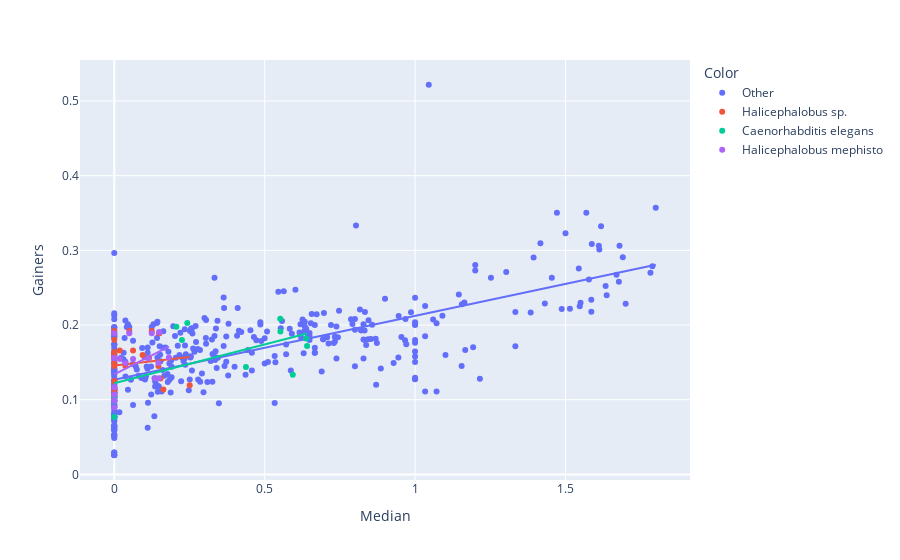

Notebook source saved alongside this figure:
### Code cell
px.scatter(cu_all, x='Median', y='Gainers', hover_data=['GenName', 'OrganismName'], trendline='ols', color='Color',)

### Figure 1 — Plotly figure (JSON) as saved in the notebook; plotly's stock layout.template omitted (floating-point values rounded to 4 significant figures; data arrays with more than 128 entries replaced by an {"elided": "..."} marker saying what was removed)
{"data": [{"customdata": {"elided": "412x2 str values"}, "hovertemplate": "Color=Other<br>Median=%{x}<br>Gainers=%{y}<br>GenName=%{customdata[0]}<br>OrganismName=%{customdata[1]}<extra></extra>", "legendgroup": "Other", "marker": {"color": "#636efa", "symbol": "circle"}, "mode": "markers", "name": "Other", "orientation": "v", "showlegend": true, "type": "scatter", "x": {"elided": "412 float values"}, "xaxis": "x", "y": {"elided": "412 float values"}, "yaxis": "y"}, {"hovertemplate": "<b>OLS trendline</b><br>Gainers = 0.0855193 * Median + 0.12683<br>R<sup>2</sup>=0.465793<br><br>Color=Other<br>Median=%{x}<br>Gainers=%{y} <b>(trend)</b><extra></extra>", "legendgroup": "Other", "marker": {"color": "#636efa", "symbol": "circle"}, "mode": "lines", "name": "Other", "showlegend": false, "type": "scatter", "x": {"elided": "412 float values"}, "xaxis": "x", "y": {"elided": "412 float values"}, "yaxis": "y"}, {"customdata": [["ND3", "Halicephalobus gingivalis"], ["ND5", "Halicephalobus gingivalis"], ["ND6", "Halicephalobus gingivalis"], ["ND4L", "Halicephalobus gingivalis"], ["ND1", "Halicephalobus gingivalis"], ["ATP6", "Halicephalobus gingivalis"], ["ND2", "Halicephalobus gingivalis"], ["CYTB", "Halicephalobus gingivalis"], ["COX3", "Halicephalobus gingivalis"], ["ND4", "Halicephalobus gingivalis"], ["COX1", "Halicephalobus sp. NKZ332"], ["COX1", "Halicephalobus sp. NKZ332"], ["COX2", "Halicephalobus sp. NKZ332"], ["COX2", "Halicephalobus sp. NKZ332"], ["COX2", "Halicephalobus sp. NKZ332"], ["ND3", "Halicephalobus sp. NKZ332"], ["ND5", "Halicephalobus sp. NKZ332"], ["ND6", "Halicephalobus sp. NKZ332"], ["ND4L", "Halicephalobus sp. NKZ332"], ["ND1", "Halicephalobus sp. NKZ332"], ["ATP6", "Halicephalobus sp. NKZ332"], ["ATP6", "Halicephalobus sp. NKZ332"], ["ND2", "Halicephalobus sp. NKZ332"], ["CYTB", "Halicephalobus sp. NKZ332"], ["CYTB", "Halicephalobus sp. NKZ332"], ["COX3", "Halicephalobus sp. NKZ332"], ["COX3", "Halicephalobus sp. NKZ332"], ["ND4", "Halicephalobus sp. NKZ332"]], "hovertemplate": "Color=Halicephalobus sp.<br>Median=%{x}<br>Gainers=%{y}<br>GenName=%{customdata[0]}<br>OrganismName=%{customdata[1]}<extra></extra>", "legendgroup": "Halicephalobus sp.", "marker": {"color": "#EF553B", "symbol": "circle"}, "mode": "markers", "name": "Halicephalobus sp.", "orientation": "v", "showlegend": true, "type": "scatter", "x": [0, 0.1156, 0, 0, 0.1633, 0, 0, 0.09424, 0, 0.1538, 0.1489, 0.15, 0, 0.05, 0.1245, 0, 0, 0, 0, 0, 0.03704, 0.1468, 0, 0.01852, 0.0625, 0, 0, 0.2508], "xaxis": "x", "y": [0.1071, 0.1559, 0.1159, 0.1039, 0.1138, 0.145, 0.1484, 0.1599, 0.1804, 0.1283, 0.1889, 0.1889, 0.192, 0.192, 0.192, 0.1043, 0.1562, 0.1159, 0.125, 0.1126, 0.145, 0.145, 0.159, 0.1658, 0.1658, 0.1635, 0.1635, 0.1195], "yaxis": "y"}, {"hovertemplate": "<b>OLS trendline</b><br>Gainers = 0.0457464 * Median + 0.145868<br>R<sup>2</sup>=0.012785<br><br>Color=Halicephalobus sp.<br>Median=%{x}<br>Gainers=%{y} <b>(trend)</b><extra></extra>", "legendgroup": "Halicephalobus sp.", "marker": {"color": "#EF553B", "symbol": "circle"}, "mode": "lines", "name": "Halicephalobus sp.", "showlegend": false, "type": "scatter", "x": [0, 0, 0, 0, 0, 0, 0, 0, 0, 0, 0, 0, 0, 0, 0, 0.01852, 0.03704, 0.05, 0.0625, 0.09424, 0.1156, 0.1245, 0.1468, 0.1489, 0.15, 0.1538, 0.1633, 0.2508], "xaxis": "x", "y": [0.1459, 0.1459, 0.1459, 0.1459, 0.1459, 0.1459, 0.1459, 0.1459, 0.1459, 0.1459, 0.1459, 0.1459, 0.1459, 0.1459, 0.1459, 0.1467, 0.1476, 0.1482, 0.1487, 0.1502, 0.1512, 0.1516, 0.1526, 0.1527, 0.1527, 0.1529, 0.1533, 0.1573], "yaxis": "y"}, {"customdata": [["ND6", "Caenorhabditis elegans"], ["ND4L", "Caenorhabditis elegans"], ["ND1", "Caenorhabditis elegans"], ["ATP6", "Caenorhabditis elegans"], ["ND2", "Caenorhabditis elegans"], ["CYTB", "Caenorhabditis elegans"], ["COX3", "Caenorhabditis elegans"], ["ND4", "Caenorhabditis elegans"], ["COX1", "Caenorhabditis elegans"], ["COX2", "Caenorhabditis elegans"], ["ND3", "Caenorhabditis elegans"], ["ND5", "Caenorhabditis elegans"]], "hovertemplate": "Color=Caenorhabditis elegans<br>Median=%{x}<br>Gainers=%{y}<br>GenName=%{customdata[0]}<br>OrganismName=%{customdata[1]}<extra></extra>", "legendgroup": "Caenorhabditis elegans", "marker": {"color": "#00cc96", "symbol": "circle"}, "mode": "markers", "name": "Caenorhabditis elegans", "orientation": "v", "showlegend": true, "type": "scatter", "x": [0, 0, 0.5934, 0.225, 0.5517, 0.5524, 0.641, 0.4378, 0.2063, 0.2429, 0, 0.6377], "xaxis": "x", "y": [0.1034, 0.07692, 0.1336, 0.18, 0.2085, 0.1914, 0.1719, 0.1439, 0.1977, 0.2026, 0.09821, 0.1818], "yaxis": "y"}, {"hovertemplate": "<b>OLS trendline</b><br>Gainers = 0.103717 * Median + 0.122158<br>R<sup>2</sup>=0.350895<br><br>Color=Caenorhabditis elegans<br>Median=%{x}<br>Gainers=%{y} <b>(trend)</b><extra></extra>", "legendgroup": "Caenorhabditis elegans", "marker": {"color": "#00cc96", "symbol": "circle"}, "mode": "lines", "name": "Caenorhabditis elegans", "showlegend": false, "type": "scatter", "x": [0, 0, 0, 0.2063, 0.225, 0.2429, 0.4378, 0.5517, 0.5524, 0.5934, 0.6377, 0.641], "xaxis": "x", "y": [0.1222, 0.1222, 0.1222, 0.1436, 0.1455, 0.1473, 0.1676, 0.1794, 0.1794, 0.1837, 0.1883, 0.1886], "yaxis": "y"}, {"customdata": [["COX1", "Halicephalobus mephisto"], ["COX1", "Halicephalobus mephisto"], ["COX2", "Halicephalobus mephisto"], ["COX2", "Halicephalobus mephisto"], ["COX2", "Halicephalobus mephisto"], ["ND3", "Halicephalobus mephisto"], ["ND3", "Halicephalobus mephisto"], ["ND5", "Halicephalobus mephisto"], ["ND6", "Halicephalobus mephisto"], ["ND4L", "Halicephalobus mephisto"], ["ND1", "Halicephalobus mephisto"], ["ATP6", "Halicephalobus mephisto"], ["ATP6", "Halicephalobus mephisto"], ["ND2", "Halicephalobus mephisto"], ["CYTB", "Halicephalobus mephisto"], ["CYTB", "Halicephalobus mephisto"], ["COX3", "Halicephalobus mephisto"], ["COX3", "Halicephalobus mephisto"], ["ND4", "Halicephalobus mephisto"], ["ND4", "Halicephalobus mephisto"]], "hovertemplate": "Color=Halicephalobus mephisto<br>Median=%{x}<br>Gainers=%{y}<br>GenName=%{customdata[0]}<br>OrganismName=%{customdata[1]}<extra></extra>", "legendgroup": "Halicephalobus mephisto", "marker": {"color": "#ab63fa", "symbol": "circle"}, "mode": "markers", "name": "Halicephalobus mephisto", "orientation": "v", "showlegend": true, "type": "scatter", "x": [0.1489, 0.15, 0, 0.05, 0.1245, 0, 0, 0.1132, 0, 0, 0, 0.03704, 0.1468, 0.1818, 0.01852, 0.0625, 0, 0, 0.1357, 0.1484], "xaxis": "x", "y": [0.1905, 0.1905, 0.1888, 0.1888, 0.1888, 0.0991, 0.0991, 0.155, 0.1071, 0.08974, 0.1168, 0.1493, 0.1493, 0.1565, 0.1545, 0.1545, 0.1559, 0.1559, 0.1286, 0.1286], "yaxis": "y"}, {"hovertemplate": "<b>OLS trendline</b><br>Gainers = 0.204103 * Median + 0.133926<br>R<sup>2</sup>=0.181624<br><br>Color=Halicephalobus mephisto<br>Median=%{x}<br>Gainers=%{y} <b>(trend)</b><extra></extra>", "legendgroup": "Halicephalobus mephisto", "marker": {"color": "#ab63fa", "symbol": "circle"}, "mode": "lines", "name": "Halicephalobus mephisto", "showlegend": false, "type": "scatter", "x": [0, 0, 0, 0, 0, 0, 0, 0, 0.01852, 0.03704, 0.05, 0.0625, 0.1132, 0.1245, 0.1357, 0.1468, 0.1484, 0.1489, 0.15, 0.1818], "xaxis": "x", "y": [0.1339, 0.1339, 0.1339, 0.1339, 0.1339, 0.1339, 0.1339, 0.1339, 0.1377, 0.1415, 0.1441, 0.1467, 0.157, 0.1593, 0.1616, 0.1639, 0.1642, 0.1643, 0.1645, 0.171], "yaxis": "y"}], "layout": {"legend": {"title": {"text": "Color"}, "tracegroupgap": 0}, "margin": {"t": 60}, "xaxis": {"anchor": "y", "domain": [0, 1], "title": {"text": "Median"}}, "yaxis": {"anchor": "x", "domain": [0, 1], "title": {"text": "Gainers"}}}}
